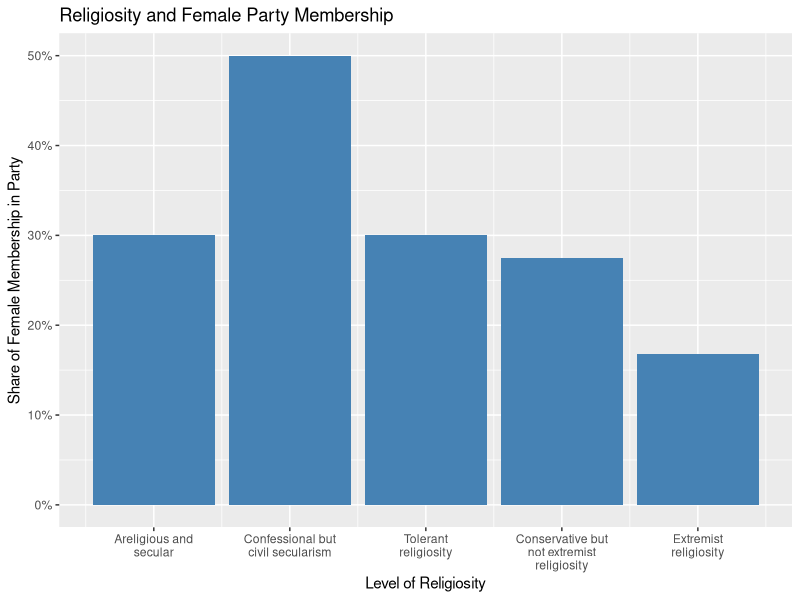
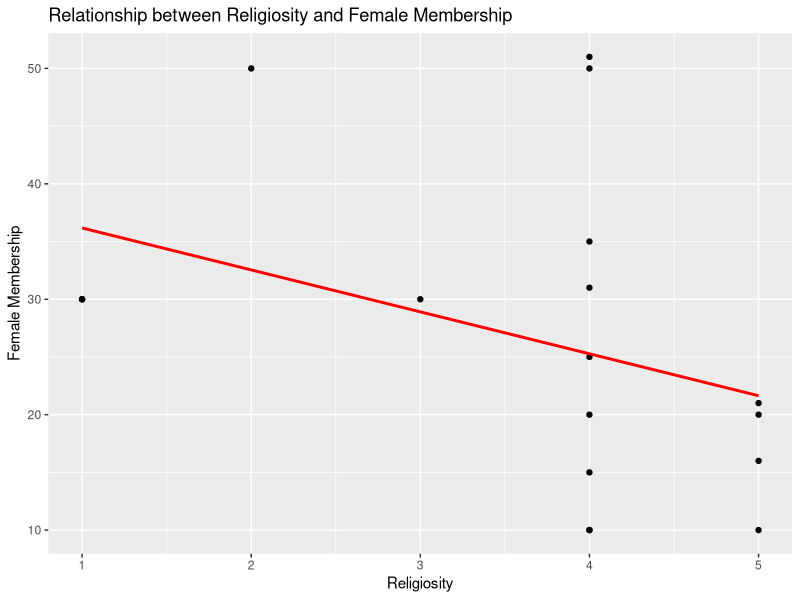
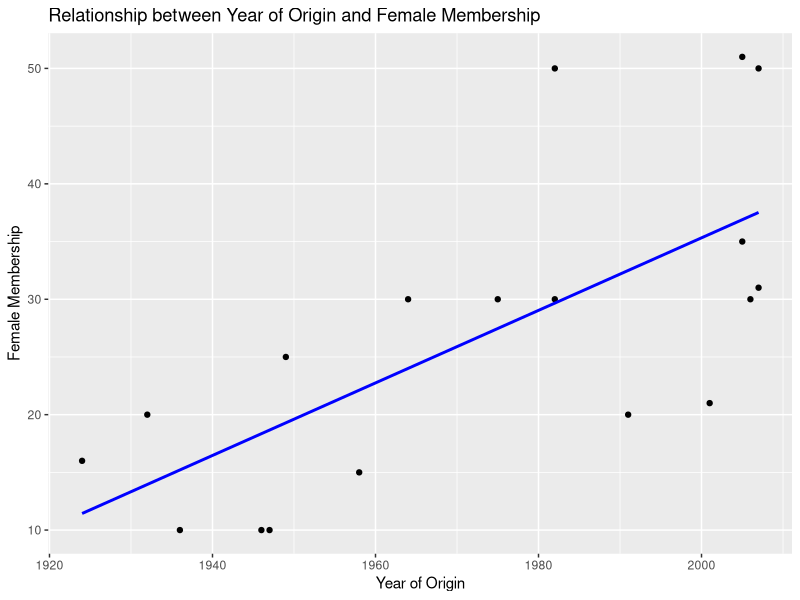
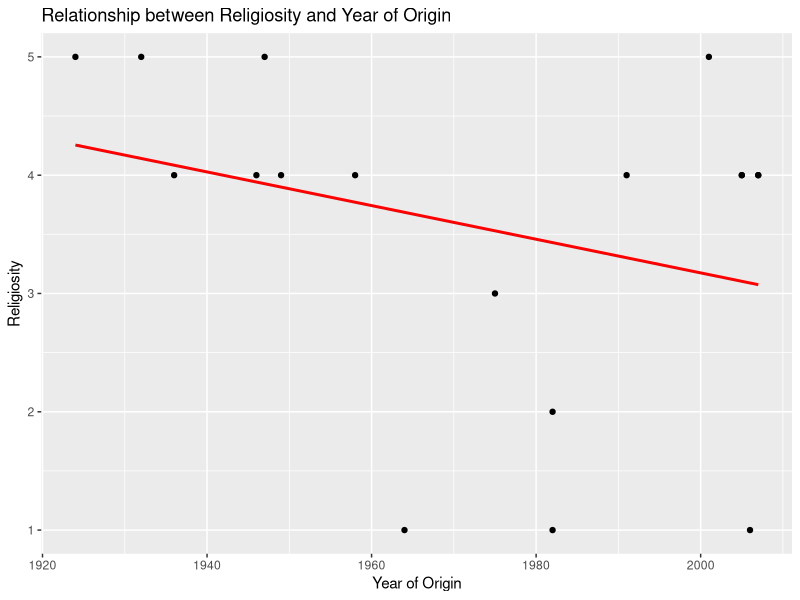

Recreate these plots in R, in order.
## ---- chunk 1
library(tidyverse)
library(ggplot2)
library(scales)

#loading data
library(haven)
women_religion <- read_sav("Party Variation in Religiosity and Womens Leadership Lebanon Dataset.SAV")

#grouping by level of religiosity and calculating the mean female party membership for each group
fem_membership_mean <- women_religion %>%
  group_by(SECLRSM) %>%
 summarize(
   fem_avg = mean(F_MEM, na.rm = TRUE))

fem_membership_mean 

#configuring x axis labels
xlabels <- c("Areligious and secular",
  "Confessional but civil secularism",
  "Tolerant religiosity",
  "Conservative but not extremist religiosity",
  "Extremist religiosity")

wrapped_labels <- str_wrap(xlabels, width = 19)


#producing bar plot showing the relationship between level of party religiosity and share of female membership 

rel_fem_plot <- ggplot(fem_membership_mean, mapping = aes(x = SECLRSM, y = fem_avg)) + geom_col(fill = "steelblue") +
  labs(
    title = "Religiosity and Female Party Membership",
    x = "Level of Religiosity",
    y = "Share of Female Membership in Party"
  ) + 
   scale_y_continuous(labels = scales::percent_format(scale = 1)) +
  scale_x_continuous(
    breaks = as.numeric(fem_membership_mean$SECLRSM),
    labels =  wrapped_labels)


rel_fem_plot
## ---- chunk 2
#regression, femMem and religiosity

yr_fem_religion <- lm(F_MEM ~ SECLRSM, data = women_religion) %>%
  broom::tidy()|>
  select(term, est=estimate, se=std.error, pval=p.value)


knitr::kable(yr_fem_religion, digits=3, col.names = c("Variable", "Coefficient Estimate", "Standard Error", "P-Value"))

## ---- chunk 3
#visualization of relationship between level of party religiusity and female party membership
plot_religiosity <- ggplot(women_religion, aes(x = SECLRSM, y = F_MEM)) +
  geom_point() +
  geom_smooth(method = "lm", se = FALSE, color = "red") +
  labs(
    title = "Relationship between Religiosity and Female Membership",
    x = "Religiosity",
    y = "Female Membership"
  )

plot_religiosity
## ---- chunk 4
#single variable regression, year of origin on female membership
fem_membership_year_regression <- lm(F_MEM ~ YRORGN, data = women_religion) %>%
broom::tidy()%>%
  select(term, est=estimate, se=std.error, pval=p.value)


knitr::kable(fem_membership_year_regression, digits=3, col.names = c("Variable", "Coefficient Estimate", "Standard Error", "P-Value"))


## ---- chunk 5
#visualization of relationship between year of party origin and female party membership

plot_year <- ggplot(women_religion, aes(x = YRORGN, y = F_MEM)) +
  geom_point() +
  geom_smooth(method = "lm", se = FALSE, color = "blue") +
  labs(
    title = "Relationship between Year of Origin and Female Membership",
    x = "Year of Origin",
    y = "Female Membership"
  )

plot_year
## ---- chunk 6
#single variable regression, year of origin on religiosity
fem_membership_year_regression <- lm(SECLRSM ~ YRORGN, data = women_religion) %>%
broom::tidy()%>%
  select(term, est=estimate, se=std.error, pval=p.value)


knitr::kable(fem_membership_year_regression, digits=3, col.names = c("Variable", "Coefficient Estimate", "Standard Error", "P-Value"))
## ---- chunk 7
plot_religiosity_year <- ggplot(women_religion, aes(x = YRORGN, y = SECLRSM)) +
  geom_point() +
  geom_smooth(method = "lm", se = FALSE, color = "red") +
  labs(
    title = "Relationship between Religiosity and Year of Origin",
    x = "Year of Origin",
    y = "Religiosity"
  )

plot_religiosity_year
## ---- chunk 8
#multivariable regression, year of origin AND level of religiosity on female membership

yr_fem_religion <- lm(F_MEM ~ YRORGN + SECLRSM, data = women_religion)%>%
broom::tidy()%>%
  select(term, est=estimate, se=std.error, pval=p.value)

knitr::kable(yr_fem_religion, digits=3, col.names = c("Variable", "Coefficient Estimate", "Standard Error", "P-Value"))



